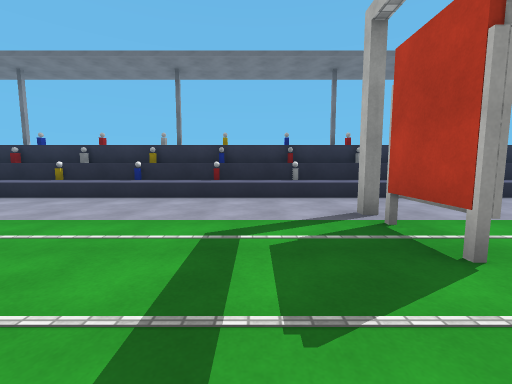
View 1 (above)

21 first-person views from a walk through a scene from a Unity 3-D project. The camera is 1.3 m above the floor, tilts 6° down and sees 90° across. The floor is counted in squares, 2 m on a side. Each view is taken from the middle of a square. On the plan, view 1 faces up. The plan holds only what a view shows up to about 9 squares ahead; the rest is blank. The place goes on beyond the plan. Surface patterns are stand-ins for the level's own textures.

View 2
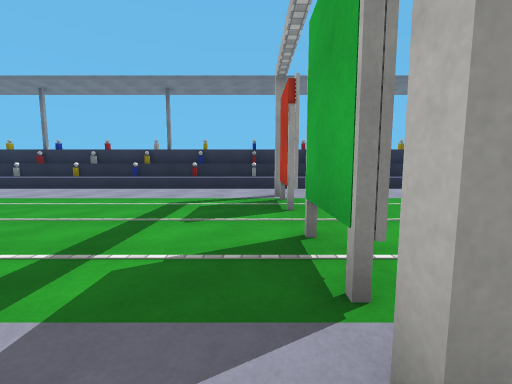

View 3
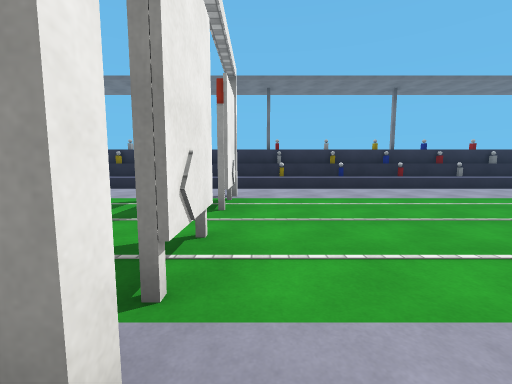

View 4
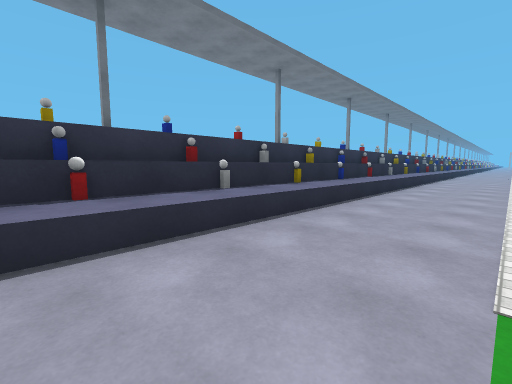

View 5
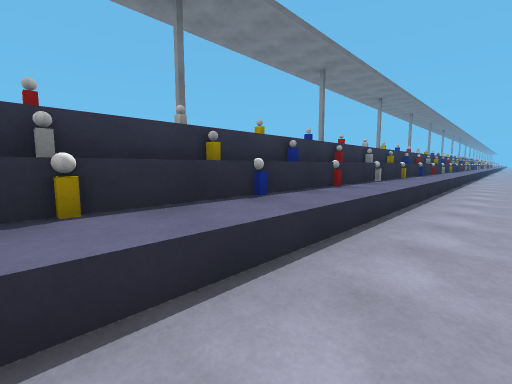

View 6
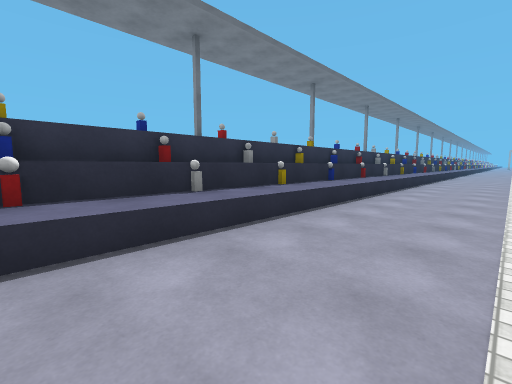

View 7
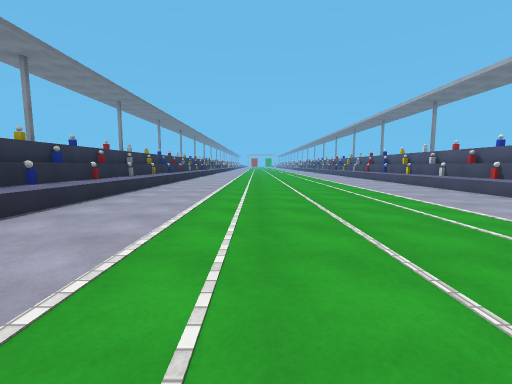

View 8
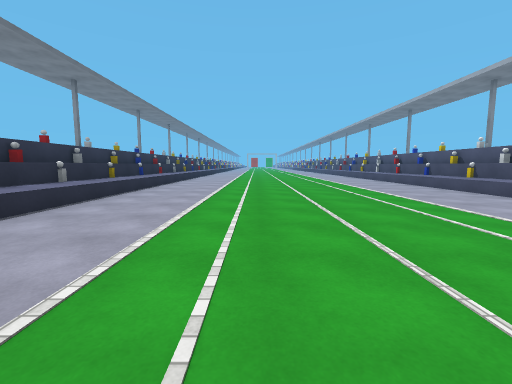

View 9
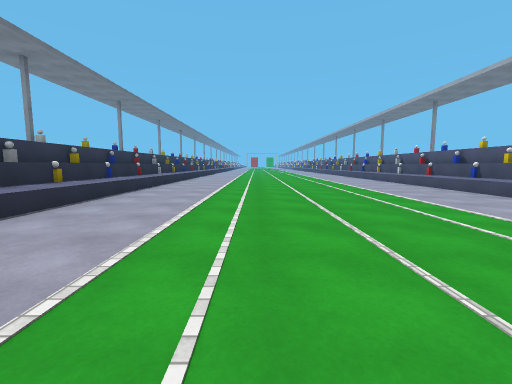

View 10
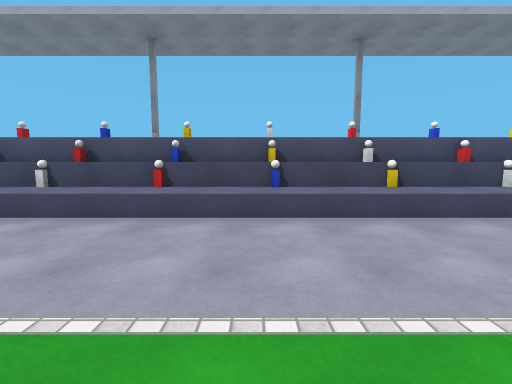

View 11
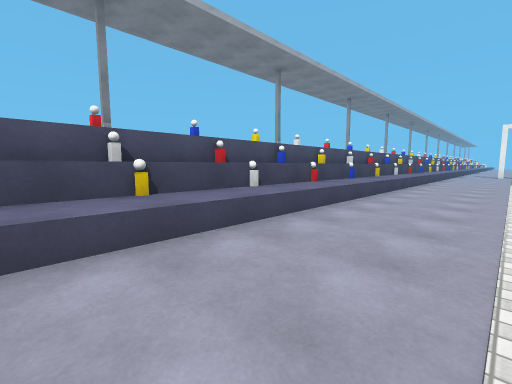

View 12
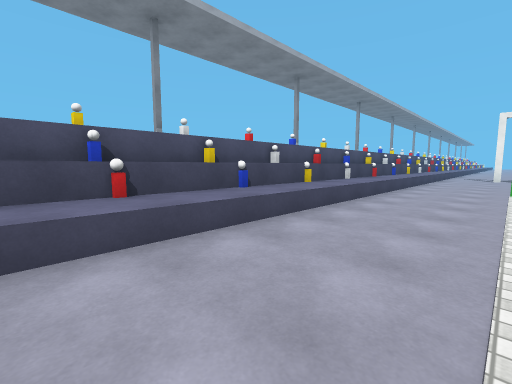

View 13
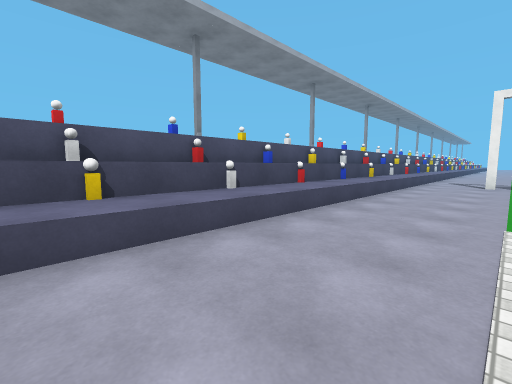

View 14
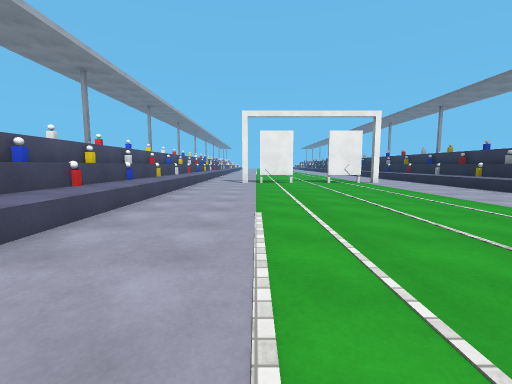

View 15
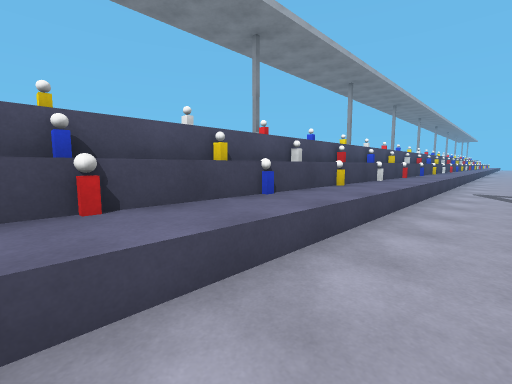

View 16
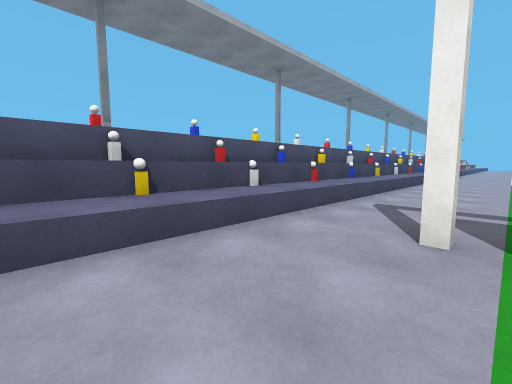

View 17
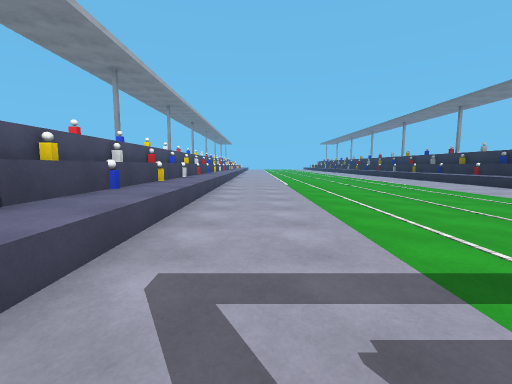

View 18
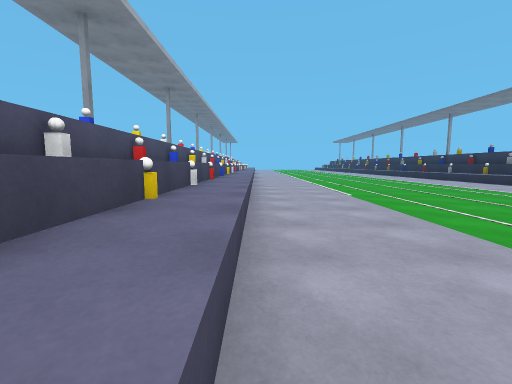

View 19
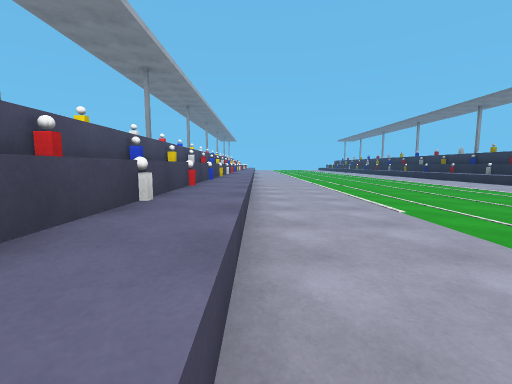

View 20
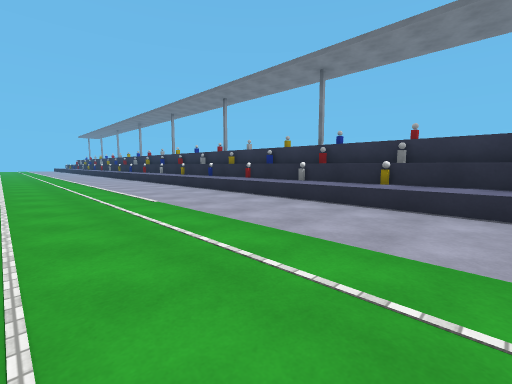

View 21
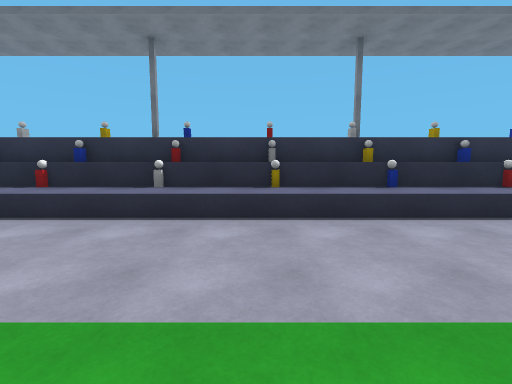

### Floor plan
Key: @ floor where view 1 was taken; # wall or solid block; . floor; ^ raised ledge; O other object.
Columns run from 10 left of view 1 to 26 right of it. Each row starts with its distance up from view 1.
  7  ^OO^O^O^O^O^O^O^OO^O^O^O^O^O^O^OO^O^
  6  ^OO^O^O^O^O^O^O^OO^O^O^O^O^O^O^OO^O^
  5 ^^^^^^^^^^^^^^^^^^^^^^^^^^^^^^^^^^^^^
  4 .....................................
  3 ............O........................
  2 ...........#O......      ............
  1 .....................     ...........
  0 ..........@O.........     ...........
 -1 ............O........................
 -2 .....................................
 -3 .....................................
 -4 O^OO^O^O^O^O^O^O^OO^O^O^O^O^O^O^OO^O^
 -5 O^OO^O^O^O^O^O^O^OO^O^O^O^O^O^O^OO^O^

Positions as (right, up) in squares from view 1, and headings:
1: (0, 0), facing up
2: (1, -2), facing up
3: (2, -2), facing up
4: (6, 3), facing up-right
5: (10, 4), facing up-right
6: (14, 3), facing up-right
7: (15, 2), facing right
8: (18, 2), facing right
9: (20, 2), facing right
10: (20, 0), facing down
11: (19, -1), facing down-left
12: (15, -1), facing down-left
13: (11, -1), facing down-left
14: (11, -1), facing left
15: (7, -2), facing down-left
16: (4, -1), facing down-left
17: (1, -2), facing left
18: (-2, -3), facing left
19: (-4, -3), facing left
20: (-3, 1), facing up-left
21: (-5, 2), facing up
